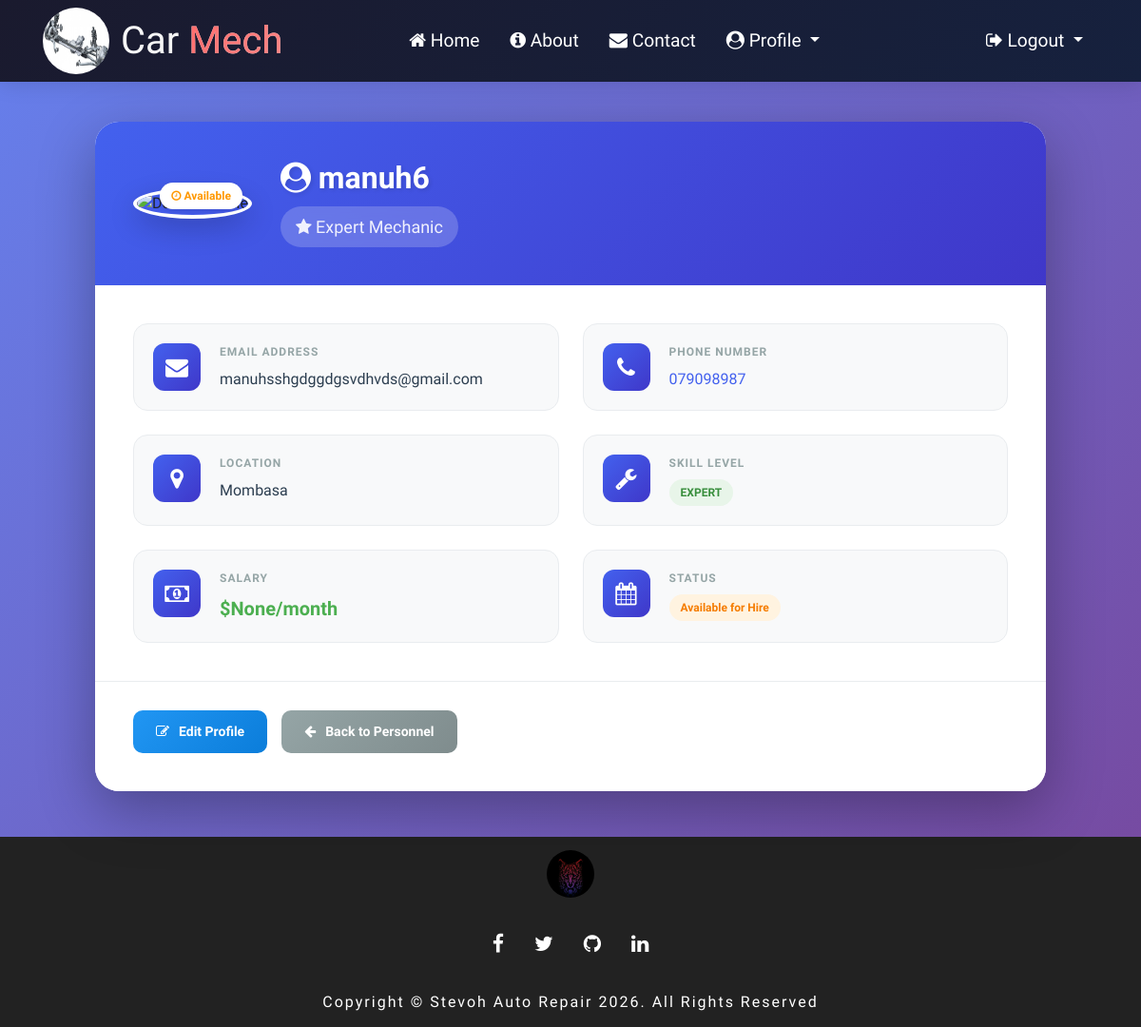
The page /single_mechanic/6/ on the database as committed earlier.
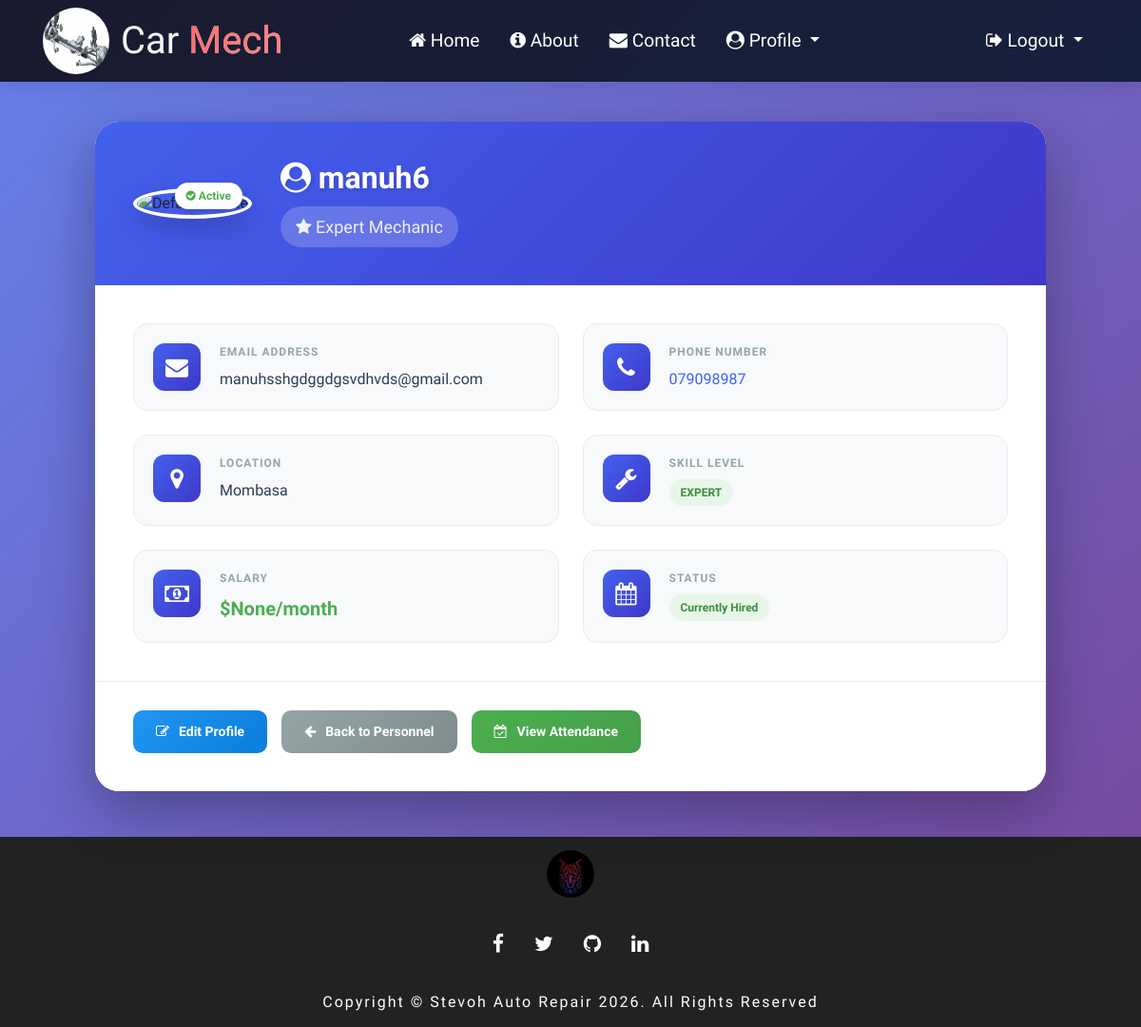
The same page on the database as committed later.
### vehicle/views.py (the view)
# urls.py: path("single_mechanic/<int:id>/", views.get_single_mechanic, name='single_mechanic'),
def get_single_mechanic(request, id):
    mechanic = Mechanic.objects.get(id=id)
    context = {
        "mechanic": mechanic,
    }
    return render(request, "admin/single_mechanic.html", context)

### vehicle/models.py (called while the page is built)
    def get_absolute_url(self):
        return reverse('single_mechanic', kwargs={"id": self.id})

### templates/admin/single_mechanic.html (shortened to what the changed rows need)
{% extends "others/base3.html" %}
{% load static %}
{% block name %}
<div class="single-mechanic-container">
    <div class="mechanic-profile-card">
        <div class="profile-header">
            <div class="profile-image-container">
                <div class="profile-status-badge">
                    {% if mechanic.hired %}
                        <span class="status-badge hired"><i class="fa fa-check-circle"></i> Active</span>
                    {% else %}
                        <span class="status-badge not-hired"><i class="fa fa-clock-o"></i> Available</span>
                    {% endif %}
                </div>
            </div>
            <div class="profile-header-info">
                <h1 class="mechanic-name">
                    <i class="fa fa-user-circle"></i> {{ mechanic.username }}
                </h1>
            </div>
        </div>
        <div class="profile-details">
            <div class="details-grid">
                <div class="detail-card">
                    <div class="detail-content">
                        <p>
                            {% if mechanic.hired %}
                                <span class="status-text hired">Currently Hired</span>
                            {% else %}
                                <span class="status-text available">Available for Hire</span>
                            {% endif %}
                        </p>
                    </div>
                </div>
            </div>
        </div>
        <div class="profile-actions">
            <a href="{{ mechanic.get_absolute_url }}" class="action-btn edit-btn">
                <i class="fa fa-edit"></i> Edit Profile
            </a>
            <a href="{% url 'view_personnel' %}" class="action-btn back-btn">
                <i class="fa fa-arrow-left"></i> Back to Personnel
            </a>
            {% if mechanic.hired %}
                <a href="{% url 'attendance' %}" class="action-btn attendance-btn">
                    <i class="fa fa-calendar-check-o"></i> View Attendance
                </a>
            {% endif %}
        </div>
    </div>
</div>
{% endblock %}

Rows that differ between the two databases and show on the page:
changed Mechanic "manuh6": hired False → True (drawn)
Other text that changed with them:
text no longer shown: "Available Available for Hire"
text now shown: "Active Currently Hired View Attendance"
